Frame 1 (no input): blank canvas, image omitted
Frame 60 (no input): blank canvas, image omitted
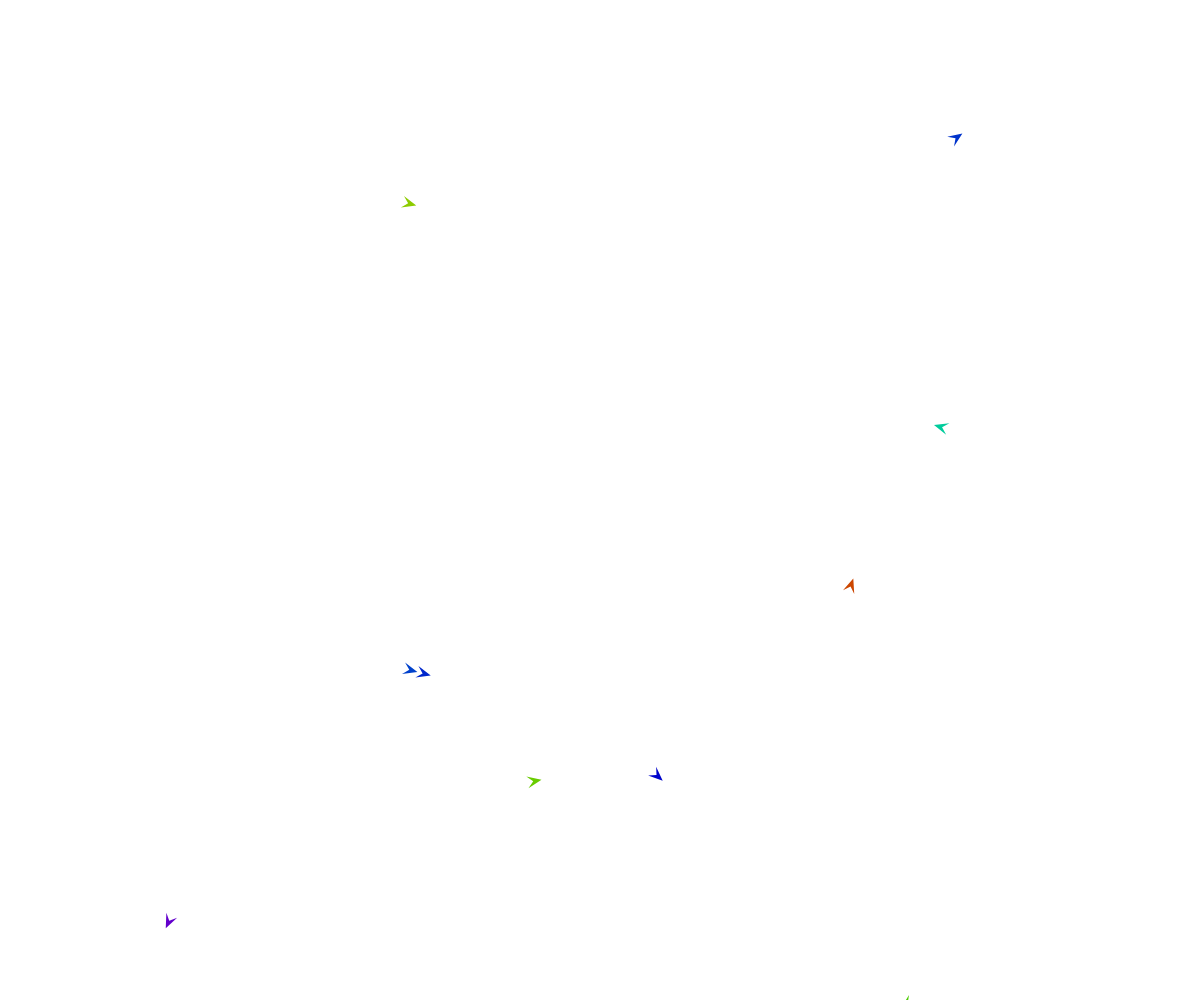
Frame 120 (the mouse pressed at the canvas centre since frame 60)

The p5.js sketch whose frames 1 and 60 were blank and that drew this single picture after the mouse press (run headless with seeded random() and noise() and a simulated clock; from frame 60 on, the mouse is pressed at the canvas centre):

// p5.js sketch
// ── sketch.js
let traffic; // Traffic 객체를 저장할 변수
let infiniteOffset = 80; // 물체가 캔버스 바깥 공간에서 허용되는 경계 길이

function setup() {
  // 초기 설정
  createCanvas(windowWidth, windowHeight); // 웹 페이지의 창 크기에 맞게 캔버스 생성
  colorMode(HSL, 360, 100, 100, 100); // 색상 모드를 HSL로 설정 (색상: 360, 채도: 100, 명도: 100, 알파: 100)
  background(255); // 캔버스 배경을 흰색으로 설정
  traffic = new Traffic(); // Traffic 객체 생성
  for (let n = 0; n < 10; n++) {
    // 0부터 9까지 반복
    traffic.addVehicle(random(width), random(height)); // 무작위 위치에 새로운 물체 추가
  }
}

function draw() {
  // 계속해서 실행되는 부분
  background(255); // 캔버스를 다시 흰색으로 지우기
  traffic.run(); // 모든 물체들의 움직임과 상호작용 업데이트
}

function mouseDragged() {
  // 마우스를 드래그하는 동안
  traffic.addVehicle(mouseX, mouseY); // 새로운 물체를 마우스 위치에 추가
}

// ── Traffic.js
class Traffic {
  constructor() {
    this.vehicles = [];
  }

  run() {
    this.vehicles.forEach((eachVehicle) => {
      const separate = eachVehicle.separate(this.vehicles);
      separate.mult(1);
      eachVehicle.applyForce(separate);
      const align = eachVehicle.align(this.vehicles);
      align.mult(0.5);
      eachVehicle.applyForce(align);
      const cohesion = eachVehicle.cohesion(this.vehicles);
      cohesion.mult(0.5);
      eachVehicle.applyForce(cohesion);
      eachVehicle.update();
      eachVehicle.borderInfinite();
      eachVehicle.display();
    });
  }

  addVehicle(x, y) {
    // const mass = floor(random(1, 3));
    const mass = 0.7;
    this.vehicles.push(
      new Vehicle(x, y, mass, mass * 12, 5, 0.1, color(random(300), 100, 40))
    );
  }
}

// ── Vehicle.js
class Vehicle {
  // Vehicle 클래스
  constructor(x, y, mass, rad, speedMx, forceMx, color) {
    // (x좌표, y좌표, 질량, 반지름, 최대속도, 최대힘, 색)을 넣어 생성
    this.pos = createVector(x, y); // 현재 위치를 (x, y)로 설정
    this.vel = p5.Vector.random2D(); // 초기 속도를 무작위 방향으로 설정
    this.acc = createVector(); // 초기 가속도를 0으로 설정
    this.mass = mass; // 질량을 입력된 값으로 설정
    this.rad = rad; // 반지름을 입력된 값으로 설정
    this.speedMx = speedMx; // 최대 속도를 입력된 값으로 설정
    this.forceMx = forceMx; // 최대 힘을 입력된 값으로 설정
    this.neighborhooodRad = 50; // 다른 물체와의 상호작용 범위의 반지름을 50으로 설정
    this.color = color; // 물체를 그릴 때 사용할 색상을 입력된 값으로 설정
  }

  cohesion(others) {
    // 주변 물체와 가까워지기
    let cnt = 0; // 영향을 받는 주변 물체의 개수
    const steer = createVector(0, 0); // 영향을 받는 물체의 위치를 더한 벡터
    others.forEach((each) => {
      // 모든 객체에 대해
      if (each !== this) {
        // 자기 자신이 아닌 경우
        const distSq =
          (this.pos.x - each.pos.x) ** 2 + (this.pos.y - each.pos.y) ** 2; // 두 물체 사이의 거리 계산해서
        if (distSq < this.neighborhooodRad ** 2) {
          // 물체가 상호작용 범위 내에 있는 경우
          steer.add(each.pos); // 다른 물체의 위치를 더함
          cnt++; // 범위 내에 있는 물체 개수 증가
        }
      }
    });
    if (cnt > 0) {
      // 범위 내에 다른 물체가 있다면
      steer.div(cnt); // 범위 내의 모든 물체의 위치의 평균값 계산
      steer.sub(this.pos); // 평균 위치에서 현재 위치를 빼서 (평균 위치로 향하는 벡터 획득)
      steer.setMag(this.speedMx); // 물체의 속도를 최대 속도로 설정
      steer.sub(this.vel); // 계산된 벡터에서 현재 속도 벡터를 뺌 (평균 위치로 가기 위해)
      steer.limit(this.forceMx); // steer 벡터의 힘을 최대 힘으로 제한
    }
    return steer; // 힘을 반환
  }

  align(others) {
    // 주변 물체와의 군집 활동
    let cnt = 0; // 범위 내의 물체 개수
    const steer = createVector(0, 0); // 나아갈 방향을 계산하는 벡터
    others.forEach((each) => {
      // 모든 물체에 대해
      if (each !== this) {
        // 자신이 아닌 경우
        const distSq =
          (this.pos.x - each.pos.x) ** 2 + (this.pos.y - each.pos.y) ** 2; // 두 물체 사이의 거리 제곱 계산
        if (distSq < this.neighborhooodRad ** 2) {
          // 물체가 상호작용 범위 내에 있는 경우
          steer.add(each.vel); // 다른 물체의 속도 벡터를 더함
          cnt++; // 범위 내의 물체 개수 증가
        }
      }
    });
    if (cnt > 0) {
      // 범위 내에 물체가 있다면
      steer.div(cnt); // 범위 내의 물체의 속도 벡터의 평균을 계산
      steer.setMag(this.speedMx); // 속도를 최대 속도로 설정
      steer.sub(this.vel); // 범위 내의 물체 속도 벡터에서 현재 벡터속도를 뺌 (비슷한 방향으로 가기 위해)
      steer.limit(this.forceMx); // 힘을 최대 힘으로 제한
    }
    return steer; // 힘을 반환
  }

  separate(others) {
    // 다른 물체와 충돌 시 튕겨내기
    let cnt = 0; // 충돌한 물체 개수
    const steer = createVector(0, 0); // 나가야 할 방향을 계산하는 벡터
    others.forEach((each) => {
      // 모든 물체에 대해
      if (each !== this) {
        // 자신이 아닌 경우
        const dist = this.pos.dist(each.pos); // 두 물체 사이의 거리 계산
        if (dist > 0 && this.rad + each.rad > dist) {
          // 두 물체가 충돌한 경우 (두 물체의 반지름 합보다 거리가 짧은 경우)
          const distNormal = dist / (this.rad + each.rad); // 거리를 정규화
          const towardMeVec = p5.Vector.sub(this.pos, each.pos); // 다른 물체가 현재 위치로 향하는 벡터 계산
          towardMeVec.setMag(1 / distNormal); // 정규화된 거리를 크게 만듦
          steer.add(towardMeVec); // 다른 물체가 튕겨나가야 하는 방향을 더함
          cnt++; // 충돌한 경우 개수 증가
        }
      }
    });
    if (cnt > 0) {
      // 충돌한 물체가 있다면
      steer.div(cnt); // 방향의 평균을 계산하여
      steer.setMag(this.speedMx); // 속도를 최대 속도로 설정
      steer.sub(this.vel); // 현재 속도를 해당 방향으로 향하게 만듦
      steer.limit(this.forceMx); // 힘을 최대 힘으로 제한
    }
    return steer; // 힘을 반환
  }

  applyForce(force) {
    // 물체에 힘을 적용
    const forceDivedByMass = p5.Vector.div(force, this.mass); // 힘을 질량으로 나누어 가속도 계산
    this.acc.add(forceDivedByMass); // 가속도 더하기
  }

  update() {
    // 물체의 위치, 속도, 가속도 업데이트
    this.vel.add(this.acc); // 가속도에 가속도를 더함
    this.vel.limit(this.speedMx); // 속도가 최대 속도를 넘는 경우 최대 속도로 제한
    this.pos.add(this.vel); // 위치에 속도를 더함
    this.acc.mult(0); // 사용된 가속도 초기화
  }

  borderInfinite() {
    // 물체가 경계를 넘었는지 확인
    if (this.pos.x < -infiniteOffset) {
      // 왼쪽 경계를 넘은 경우
      this.pos.x = width + infiniteOffset; // 오른쪽 경계에서 다시 나타남
    } else if (this.pos.x > width + infiniteOffset) {
      // 오른쪽 경계를 넘은 경우
      this.pos.x = -infiniteOffset; // 왼쪽 경계에서 다시 나타남
    }
    if (this.pos.y < -infiniteOffset) {
      // 위쪽 경계를 넘은 경우
      this.pos.y = height + infiniteOffset; // 아래쪽 경계에서 다시 나타남
    } else if (this.pos.y > height + infiniteOffset) {
      // 아래쪽 경계를 넘은 경우
      this.pos.y = -infiniteOffset; // 위쪽 경계에서 다시 나타남
    }
  }

  display() {
    // 물체 그리기
    push(); // 새로운 그리기 설정 시작
    translate(this.pos.x, this.pos.y); // 현재 위치로 이동
    rotate(this.vel.heading()); // 현재 물체의 방향으로 회전
    noStroke(); // 윤곽선 없음
    fill(this.color); // 물체를 색칠
    beginShape(); // 도형 그리기 시작
    vertex(this.rad, 0); // 현재 위치에서 (rad, 0)까지 선 그리기
    vertex(this.rad * cos(radians(-135)), this.rad * sin(radians(-135))); // 현재 위치에서 (rad*cos(-135), rad*sin(-135))까지 선 그리기
    vertex(0, 0); // 현재 위치에서 (0, 0)까지 선 그리기
    vertex(this.rad * cos(radians(135)), this.rad * sin(radians(135))); // 현재 위치에서 (rad*cos(135), rad*sin(135))까지 선 그리기
    endShape(CLOSE); // 도형 그리기 종료
    pop(); // 이전 드로잉 설정 복원
  }
}
